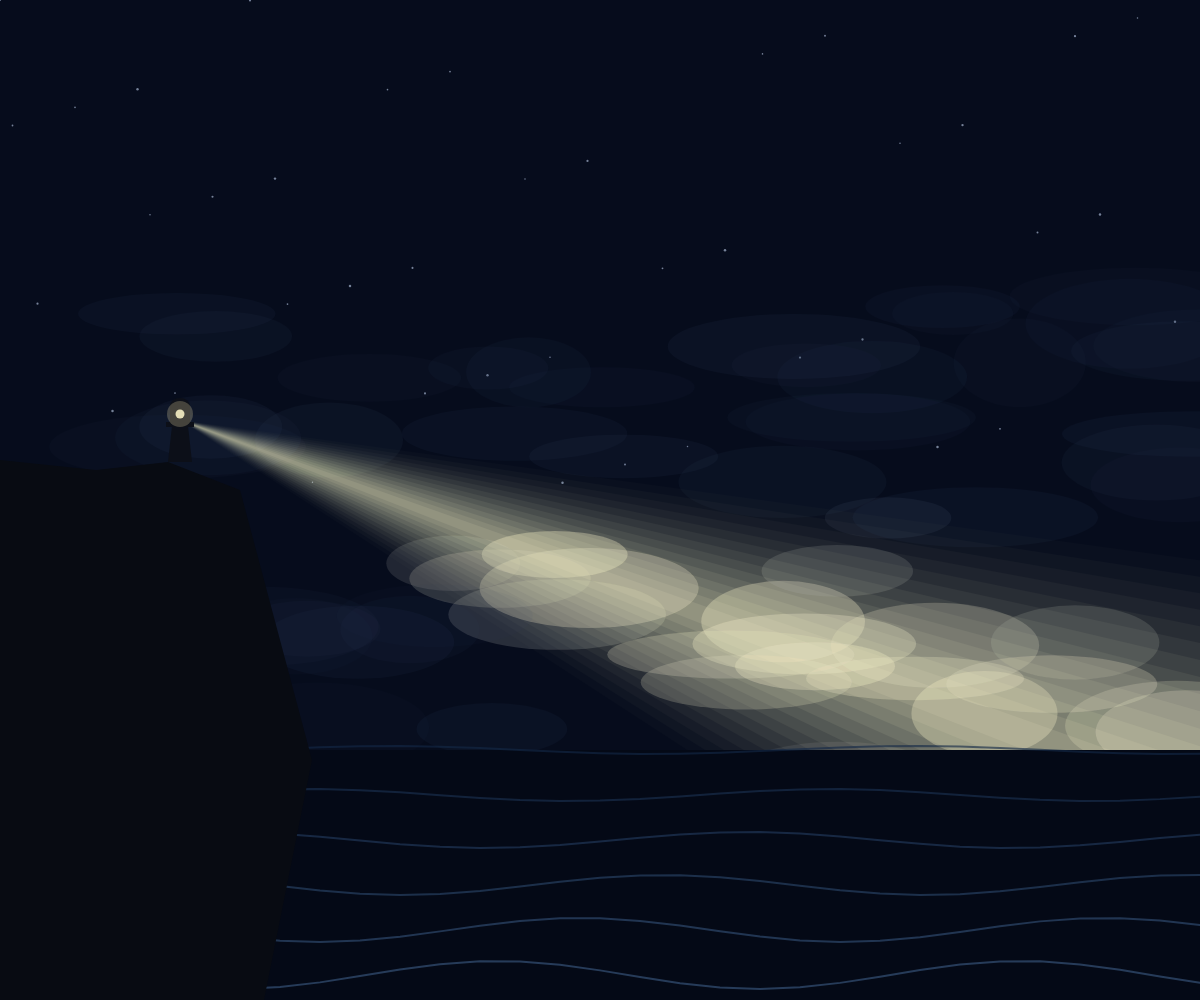
Frame 1 (no input)
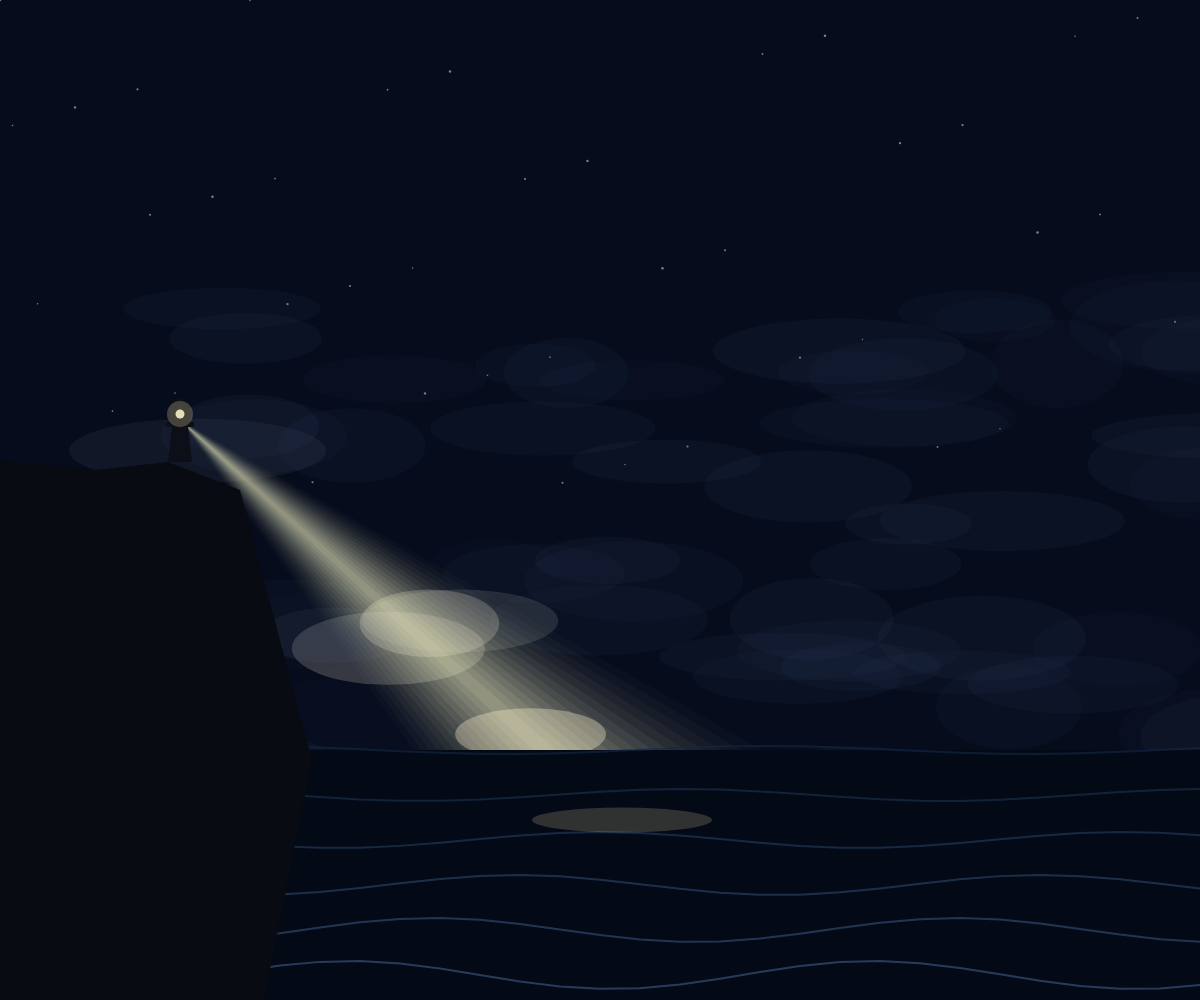
Frame 60 (no input)
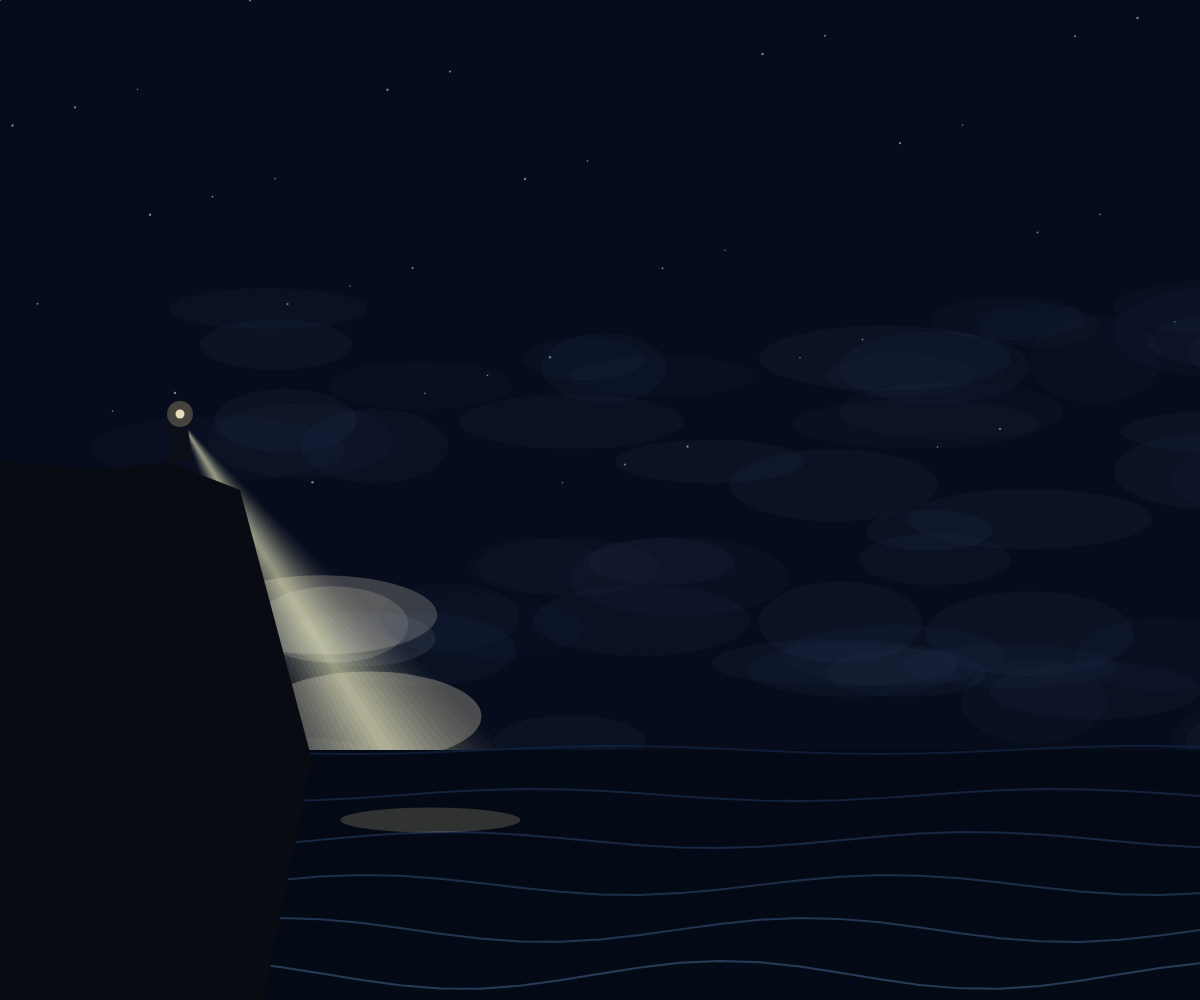
Frame 120 (the mouse pressed at the canvas centre since frame 60)

The p5.js sketch that drew these frames (run headless with seeded random() and noise() and a simulated clock; from frame 60 on, the mouse is pressed at the canvas centre):

// p5.js sketch
// ── sketch.js
let fogParticles = [];
const NUM_FOG = 80;

function setup() {
  createCanvas(windowWidth, windowHeight);
  noStroke();

  for (let i = 0; i < NUM_FOG; i++) {
    fogParticles.push({
      x: random(width),
      y: random(height * 0.3, height * 0.85),
      rx: random(120, 260),
      ry: random(40, 90),
      speed: random(0.3, 0.9),
      noiseSeed: random(1000),
      baseAlpha: random(15, 35),
    });
  }
}

function draw() {
  background(6, 12, 28);
  let t = frameCount * 0.015;

  // Distant stars
  fill(210, 225, 255, 140);
  for (let i = 0; i < 40; i++) {
    let sx = ((i * 137.5) % width);
    let sy = ((i * 89.3) % (height * 0.5));
    let twinkle = sin(t * 2 + i) * 0.5 + 0.5;
    ellipse(sx, sy, 1.5 + twinkle, 1.5 + twinkle);
  }

  let lhX = width * 0.15;
  let lhY = height * 0.42;

  let beamAngle = sin(t * 0.6) * 0.75 + 0.35;
  let beamSpread = 0.22;
  let beamLength = max(width, height) * 1.3;

  for (let p of fogParticles) {
    p.x += p.speed;
    if (p.x - p.rx > width) p.x = -p.rx;

    let angleToFog = atan2(p.y - lhY, p.x - lhX);
    let diff = abs(sin((angleToFog - beamAngle) * 0.5));
    let inBeam = diff < 0.12 ? map(diff, 0, 0.12, 1.0, 0.0) : 0;

    let r = lerp(45, 230, inBeam);
    let g = lerp(60, 220, inBeam);
    let b = lerp(90, 190, inBeam);
    let a = p.baseAlpha + inBeam * 65;

    fill(r, g, b, a);
    let wobbleY = sin(t + p.noiseSeed) * 8;
    ellipse(p.x, p.y + wobbleY, p.rx, p.ry);
  }

  let steps = 14;
  for (let s = steps; s >= 1; s--) {
    let spread = beamSpread * (s / steps);
    let a1 = beamAngle - spread;
    let a2 = beamAngle + spread;
    let alpha = map(s, 1, steps, 25, 4);

    fill(255, 245, 200, alpha);
    beginShape();
    vertex(lhX, lhY);
    vertex(lhX + cos(a1) * beamLength, lhY + sin(a1) * beamLength);
    vertex(lhX + cos(a2) * beamLength, lhY + sin(a2) * beamLength);
    endShape(CLOSE);
  }

  fill(4, 9, 22);
  rect(0, height * 0.75, width, height * 0.25);

  strokeWeight(2);
  for (let row = 0; row < 6; row++) {
    let yRow = height * (0.75 + row * 0.045);
    stroke(20 + row * 8, 40 + row * 10, 70 + row * 12, 160);
    noFill();
    beginShape();
    for (let x = 0; x <= width; x += 40) {
      let wave = sin(x * 0.012 + t * 2 + row) * (4 + row * 2);
      vertex(x, yRow + wave);
    }
    endShape();
  }
  noStroke();

  let waterHitX = lhX + cos(beamAngle) * ((height * 0.82 - lhY) / max(0.1, sin(beamAngle)));
  if (waterHitX > 0 && waterHitX < width && sin(beamAngle) > 0.05) {
    fill(255, 240, 180, 45);
    ellipse(waterHitX, height * 0.82, 180, 25);
  }

  fill(8, 11, 18);
  beginShape();
  vertex(0, height);
  vertex(0, lhY + 40);
  vertex(width * 0.08, lhY + 50);
  vertex(width * 0.14, lhY + 42);
  vertex(width * 0.20, lhY + 70);
  vertex(width * 0.26, height * 0.76);
  vertex(width * 0.22, height);
  endShape(CLOSE);

  fill(12, 15, 24);
  quad(lhX - 12, lhY + 42, lhX + 12, lhY + 42, lhX + 8, lhY + 6, lhX - 8, lhY + 6);
  rect(lhX - 14, lhY + 2, 28, 5);
  rect(lhX - 10, lhY - 14, 20, 16);
  arc(lhX, lhY - 14, 20, 16, PI, TWO_PI);

  fill(255, 250, 210, 220);
  ellipse(lhX, lhY - 6, 9, 9);
  fill(255, 240, 180, 60);
  ellipse(lhX, lhY - 6, 26, 26);
}

function windowResized() {
  resizeCanvas(windowWidth, windowHeight);
}
